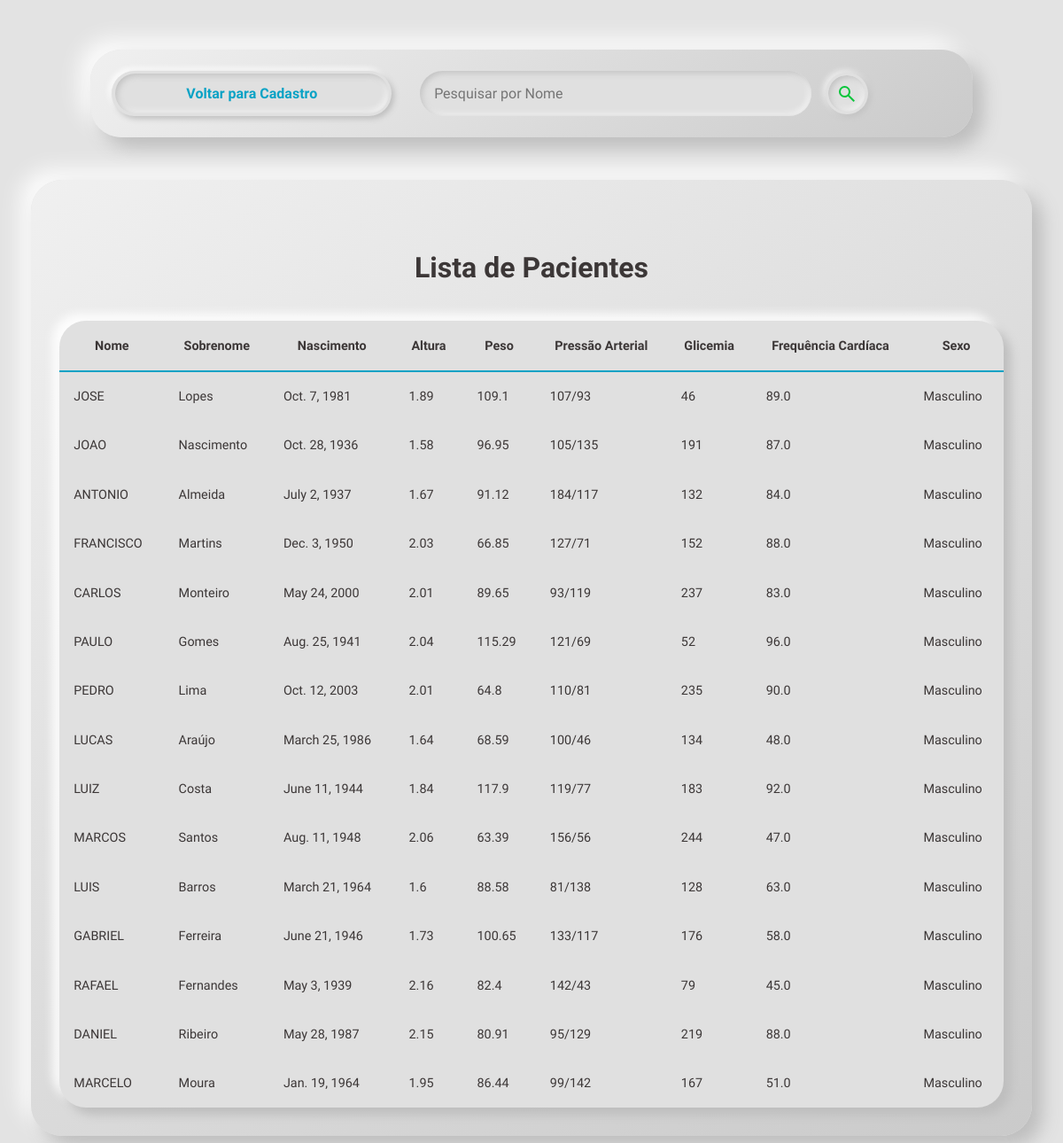
The page /listar_pacientes/ (signed in) on the database its author committed.
### ingressar/models.py (models this page shows, shortened)
class Paciente(models.Model):
    nome = models.CharField(max_length=100, default='')
    sobrenome = models.CharField(max_length=100, default='')
    nascimento = models.DateField(default='2000-01-01')
    altura = models.FloatField(default=0.0)
    peso = models.FloatField(default=0.0)
    pressao_arterial = models.CharField(max_length=20, default='')
    glicemia = models.FloatField(default=0.0)
    frequencia_cardiaca = models.IntegerField(default=0)
    sexo = models.CharField(max_length=1, choices=[('M', 'Masculino'), ('F', 'Feminino')], default='M')

### ingressar/views.py (the view)
# urls.py: path('listar_pacientes/', views.listar_pacientes, name='listar_pacientes'),
def listar_pacientes(request):
    if request.user.is_authenticated:
        pacientes = Paciente.objects.all().order_by('id')[:15]
        return render(request, 'lista_pacientes.html', {'pacientes': pacientes})
    return redirect(login_usuario)

### ingressar/templates/lista_pacientes.html (shortened to what this page needs)
{% load static %}
<!DOCTYPE html>
<html lang="pt-br">
<head>
    <link rel="stylesheet" href="{% static 'css/lista.css' %}">
</head>
<body>
    <div class="campos">
        <a href="{% url 'cadastro' %}"><button id="retornar">Voltar para Cadastro</button></a>
        <form id="pesquisa-form" method="get" action="{% url 'pesquisar_pacientes' %}">
            <input value="{{search_term}}" type="text" id="pesquisa" name="pesquisa" placeholder="Pesquisar por Nome">
            <a id="search_link"><button type="submit" id="search_button"></button></a>
        </form>
    </div>
    <div class="tabelas">
        <h1>Lista de Pacientes</h1>
        {% if results %}
            <table id="tabela-registros">
                <tr id="cabecalho">
                    <th>Nome</th>
                    <th>Sobrenome</th>
                    <th>Nascimento</th>
                    <th>Altura</th>
                    <th>Peso</th>
                    <th>Pressão Arterial</th>
                    <th>Glicemia</th>
                    <th>Frequência Cardíaca</th>
                    <th>Sexo</th>
                </tr>
                {% for cont in results %}
                    <tr>
                        <td>{{ cont.NOME }}</td>
                        <td>{{ cont.SOBRENOME }}</td>
                        <td>{{ cont.NASCIMENTO }}</td>
                        <td>{{ cont.ALTURA }}</td>
                        <td>{{ cont.PESO }}</td>
                        <td>{{ cont.PRESSAO_ARTERIAL }}</td>
                        <td>{{ cont.GLICEMIA }}</td>
                        <td>{{ cont.FREQUENCIA_CARDIACA }}</td>
                        <td>{{ cont.SEXO }}</td>
                    </tr>
                {% endfor %}
            </table>
        {% else %}
            <table id="tabela-registros">
                <tr>
                    <th>Nome</th>
                    <th>Sobrenome</th>
                    <th>Nascimento</th>
                    <th>Altura</th>
                    <th>Peso</th>
                    <th>Pressão Arterial</th>
                    <th>Glicemia</th>
                    <th>Frequência Cardíaca</th>
                    <th>Sexo</th>
                </tr>
                {% for paciente in pacientes %}
                    <tr>
                        <td>{{ paciente.nome }}</td>
                        <td>{{ paciente.sobrenome }}</td>
                        <td>{{ paciente.nascimento }}</td>
                        <td>{{ paciente.altura }}</td>
                        <td>{{ paciente.peso }}</td>
                        <td>{{ paciente.pressao_arterial }}</td>
                        <td>{{ paciente.glicemia }}</td>
                        <td>{{ paciente.frequencia_cardiaca }}</td>
                        <td>{{ paciente.get_sexo_display }}</td>
                    </tr>
                {% endfor %}
            </table>
        {% endif %}
    </div>
</body>
</html>

### static/css/lista.css (style rules this page uses)
body { align-items: center; background-color: #e3e3e3; color: #4a4a4a; display: flex; flex-direction: column; font-family: 'Tauri', sans-serif; align-items: center; justify-content: center; }
.campos { align-items: center; background: linear-gradient(145deg, #f0f0f0, #cacaca); border-radius: 35px; box-shadow: 12px 12px 20px #bebebe, -12px -12px 24px #ffffffde; color: rgb(60, 55, 55); display: grid; grid-template-columns: 1fr 2fr; margin: 3rem 0; padding: 1.5rem; width: 80%; }
a { background: #e0e0e0; border-radius: 30px; box-shadow: 3px 3px 6px #bebebe, -3px -3px 6px #ffffffde; border: none; cursor: pointer; padding: 0.2rem; }
#retornar { border: none; background-color: #e0e0e0; box-shadow: inset 2px 2px 7px #bebebe, inset -2px -2px 7px #ffffffde; border-radius: 30px; color: #08a2c5; cursor: pointer; font-size: 1rem; font-weight: bold; font-family: 'Tauri', sans-serif; padding: 0.8rem; width: 100%; }
#pesquisa-form { display: grid; grid-template-columns: 3fr 1fr; align-items: center; }
#search_button { background-image: url(../img/search.svg); background-repeat: no-repeat; background-position: center; border: none; background-color: #e0e0e0; box-shadow: inset 2px 2px 7px #bebebe, inset -2px -2px 7px #ffffffde; border-radius: 50%; cursor: pointer; padding: 1.3rem; }
#search_link { height: fit-content; width: fit-content; background: #e0e0e0; border-radius: 50%; display: inline-flex; align-items: center; justify-content: center; box-shadow: 2px 2px 7px #bebebe, -2px -2px 7px #ffffffde; margin-left: 1rem; }
input { background: #e0e0e0; background-position: 1rem center; border: none; border-radius: 30px; box-shadow: inset 2px 2px 7px #bebebe, inset -2px -2px 7px #ffffffde; color: #4a4a4a; font-family: 'Tauri', sans-serif; font-size: 1rem; padding: 1rem; margin-left: 2rem; }
.tabelas { color: rgb(60, 55, 55); background: linear-gradient(145deg, #f0f0f0, #cacaca); border-radius: 35px; box-shadow: 12px 12px 20px #bebebe, -12px -12px 24px #ffffffde; display: grid; font-family: 'Tauri', sans-serif; padding: 2rem; width: 90%; }
h1 { margin-top: 3rem; text-align: center; }
table { border-collapse: collapse; width: 100%; margin-top: 20px; }
#tabela-registros { background: #e0e0e0; border-radius: 30px; box-shadow: 8px 8px 11px #bebebe, -8px -8px 11px #ffffffde; border: none; font-size: 1.2vw; font-weight: bold; }
th { padding: 1.2rem 1rem; border-bottom: #08a2c5 2px solid; }
td { padding: 1.2rem 1rem; font-weight: normal; }

### rows shown on the page
Paciente: nome "JOSE", sobrenome "Lopes", nascimento "Oct. 7, 1981", altura "1.89", peso "109.1", pressao_arterial "107/93", glicemia "46", frequencia_cardiaca "89.0", sexo "Masculino"
Paciente: nome "JOAO", sobrenome "Nascimento", nascimento "Oct. 28, 1936", altura "1.58", peso "96.95", pressao_arterial "105/135", glicemia "191", frequencia_cardiaca "87.0", sexo "Masculino"
Paciente: nome "ANTONIO", sobrenome "Almeida", nascimento "July 2, 1937", altura "1.67", peso "91.12", pressao_arterial "184/117", glicemia "132", frequencia_cardiaca "84.0", sexo "Masculino"
Paciente: nome "FRANCISCO", sobrenome "Martins", nascimento "Dec. 3, 1950", altura "2.03", peso "66.85", pressao_arterial "127/71", glicemia "152", frequencia_cardiaca "88.0", sexo "Masculino"
Paciente: nome "CARLOS", sobrenome "Monteiro", nascimento "May 24, 2000", altura "2.01", peso "89.65", pressao_arterial "93/119", glicemia "237", frequencia_cardiaca "83.0", sexo "Masculino"
Paciente: nome "PAULO", sobrenome "Gomes", nascimento "Aug. 25, 1941", altura "2.04", peso "115.29", pressao_arterial "121/69", glicemia "52", frequencia_cardiaca "96.0", sexo "Masculino"
Paciente: nome "PEDRO", sobrenome "Lima", nascimento "Oct. 12, 2003", altura "2.01", peso "64.8", pressao_arterial "110/81", glicemia "235", frequencia_cardiaca "90.0", sexo "Masculino"
Paciente: nome "LUCAS", sobrenome "Araújo", nascimento "March 25, 1986", altura "1.64", peso "68.59", pressao_arterial "100/46", glicemia "134", frequencia_cardiaca "48.0", sexo "Masculino"
Paciente: nome "LUIZ", sobrenome "Costa", nascimento "June 11, 1944", altura "1.84", peso "117.9", pressao_arterial "119/77", glicemia "183", frequencia_cardiaca "92.0", sexo "Masculino"
Paciente: nome "MARCOS", sobrenome "Santos", nascimento "Aug. 11, 1948", altura "2.06", peso "63.39", pressao_arterial "156/56", glicemia "244", frequencia_cardiaca "47.0", sexo "Masculino"
Paciente: nome "LUIS", sobrenome "Barros", nascimento "March 21, 1964", altura "1.6", peso "88.58", pressao_arterial "81/138", glicemia "128", frequencia_cardiaca "63.0", sexo "Masculino"
Paciente: nome "GABRIEL", sobrenome "Ferreira", nascimento "June 21, 1946", altura "1.73", peso "100.65", pressao_arterial "133/117", glicemia "176", frequencia_cardiaca "58.0", sexo "Masculino"
Paciente: nome "RAFAEL", sobrenome "Fernandes", nascimento "May 3, 1939", altura "2.16", peso "82.4", pressao_arterial "142/43", glicemia "79", frequencia_cardiaca "45.0", sexo "Masculino"
Paciente: nome "DANIEL", sobrenome "Ribeiro", nascimento "May 28, 1987", altura "2.15", peso "80.91", pressao_arterial "95/129", glicemia "219", frequencia_cardiaca "88.0", sexo "Masculino"
Paciente: nome "MARCELO", sobrenome "Moura", nascimento "Jan. 19, 1964", altura "1.95", peso "86.44", pressao_arterial "99/142", glicemia "167", frequencia_cardiaca "51.0", sexo "Masculino"
